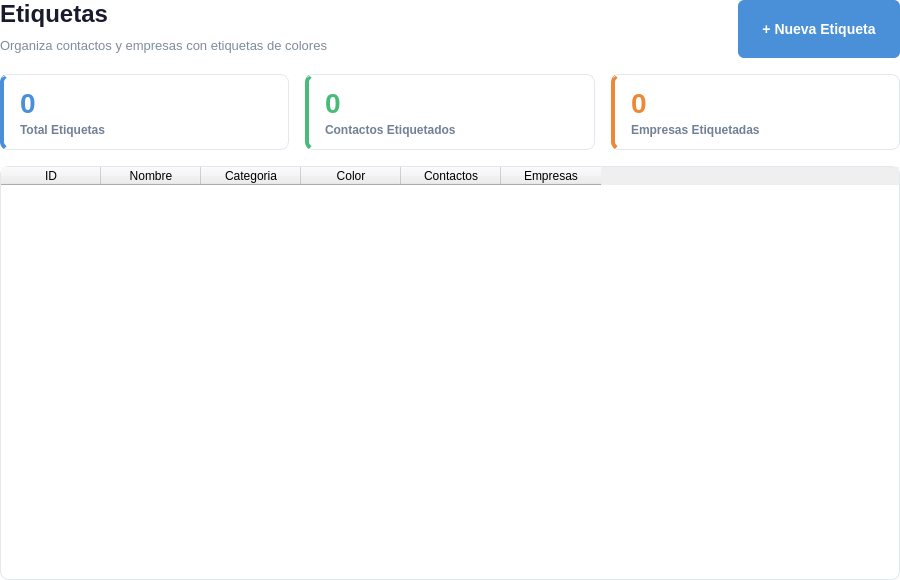
<?xml version="1.0" encoding="UTF-8"?>
<ui version="4.0">
 <class>EtiquetaList</class>
 <widget class="QWidget" name="EtiquetaList">
  <property name="geometry">
   <rect>
    <x>0</x>
    <y>0</y>
    <width>900</width>
    <height>580</height>
   </rect>
  </property>
  <property name="styleSheet">
   <string notr="true">
QWidget#EtiquetaList {
    background-color: transparent;
}
QLabel#listTitle {
    font-size: 24px;
    font-weight: bold;
    color: #1a1a2e;
}
QLabel#listSubtitle {
    font-size: 13px;
    color: #7f8c9b;
}
QPushButton#btn_nueva_etiqueta {
    background-color: #4a90d9;
    color: white;
    border: none;
    border-radius: 6px;
    font-size: 14px;
    font-weight: 600;
    padding: 10px 24px;
    min-height: 38px;
}
QPushButton#btn_nueva_etiqueta:hover { background-color: #3a7bc8; }
QPushButton#btn_nueva_etiqueta:pressed { background-color: #2a6bb8; }
QFrame#cardTotal {
    background-color: white;
    border: 1px solid #e2e8f0;
    border-radius: 8px;
    border-left: 4px solid #4a90d9;
}
QFrame#cardContactos {
    background-color: white;
    border: 1px solid #e2e8f0;
    border-radius: 8px;
    border-left: 4px solid #48bb78;
}
QFrame#cardEmpresas {
    background-color: white;
    border: 1px solid #e2e8f0;
    border-radius: 8px;
    border-left: 4px solid #ed8936;
}
QLabel#statValueTotal {
    font-size: 28px;
    font-weight: bold;
    color: #4a90d9;
}
QLabel#statValueContactos {
    font-size: 28px;
    font-weight: bold;
    color: #48bb78;
}
QLabel#statValueEmpresas {
    font-size: 28px;
    font-weight: bold;
    color: #ed8936;
}
QLabel#statLabelTotal, QLabel#statLabelContactos, QLabel#statLabelEmpresas {
    font-size: 12px;
    color: #718096;
    font-weight: 500;
}
QTableWidget#tabla_etiquetas {
    background-color: white;
    border: 1px solid #e2e8f0;
    border-radius: 8px;
    gridline-color: #f0f2f5;
    font-size: 13px;
}
QTableWidget#tabla_etiquetas QHeaderView::section {
    background-color: #f7fafc;
    color: #2d3748;
    font-weight: bold;
    font-size: 13px;
    padding: 10px 8px;
    border: none;
    border-bottom: 2px solid #e2e8f0;
    border-right: 1px solid #f0f2f5;
}
QTableWidget#tabla_etiquetas QHeaderView::section:last {
    border-right: none;
}
QTableWidget#tabla_etiquetas::item {
    padding: 10px 8px;
    color: #2d3748;
    border-bottom: 1px solid #f0f2f5;
}
QTableWidget#tabla_etiquetas::item:selected {
    background-color: #ebf8ff;
    color: #2c5282;
}
QTableWidget#tabla_etiquetas::item:hover {
    background-color: #f7fafc;
}
   </string>
  </property>
  <layout class="QVBoxLayout" name="mainLayout">
   <property name="leftMargin"><number>0</number></property>
   <property name="topMargin"><number>0</number></property>
   <property name="rightMargin"><number>0</number></property>
   <property name="bottomMargin"><number>0</number></property>
   <property name="spacing"><number>16</number></property>

   <item>
    <layout class="QHBoxLayout" name="headerLayout">
     <item>
      <layout class="QVBoxLayout" name="titleLayout">
       <property name="spacing"><number>4</number></property>
       <item>
        <widget class="QLabel" name="listTitle">
         <property name="text"><string>Etiquetas</string></property>
        </widget>
       </item>
       <item>
        <widget class="QLabel" name="listSubtitle">
         <property name="text"><string>Organiza contactos y empresas con etiquetas de colores</string></property>
        </widget>
       </item>
      </layout>
     </item>
     <item>
      <spacer name="headerSpacer">
       <property name="orientation"><enum>Qt::Horizontal</enum></property>
       <property name="sizeHint" stdset="0">
        <size><width>40</width><height>20</height></size>
       </property>
      </spacer>
     </item>
     <item>
      <widget class="QPushButton" name="btn_nueva_etiqueta">
       <property name="text"><string>+ Nueva Etiqueta</string></property>
       <property name="cursor"><cursorShape>PointingHandCursor</cursorShape></property>
      </widget>
     </item>
    </layout>
   </item>

   <item>
    <layout class="QHBoxLayout" name="statsLayout">
     <property name="spacing"><number>16</number></property>
     <item>
      <widget class="QFrame" name="cardTotal">
       <property name="maximumSize"><size><width>16777215</width><height>80</height></size></property>
       <layout class="QVBoxLayout" name="cardTotalLayout">
        <property name="leftMargin"><number>16</number></property>
        <property name="topMargin"><number>12</number></property>
        <property name="rightMargin"><number>16</number></property>
        <property name="bottomMargin"><number>12</number></property>
        <property name="spacing"><number>4</number></property>
        <item><widget class="QLabel" name="statValueTotal"><property name="text"><string>0</string></property></widget></item>
        <item><widget class="QLabel" name="statLabelTotal"><property name="text"><string>Total Etiquetas</string></property></widget></item>
       </layout>
      </widget>
     </item>
     <item>
      <widget class="QFrame" name="cardContactos">
       <property name="maximumSize"><size><width>16777215</width><height>80</height></size></property>
       <layout class="QVBoxLayout" name="cardContactosLayout">
        <property name="leftMargin"><number>16</number></property>
        <property name="topMargin"><number>12</number></property>
        <property name="rightMargin"><number>16</number></property>
        <property name="bottomMargin"><number>12</number></property>
        <property name="spacing"><number>4</number></property>
        <item><widget class="QLabel" name="statValueContactos"><property name="text"><string>0</string></property></widget></item>
        <item><widget class="QLabel" name="statLabelContactos"><property name="text"><string>Contactos Etiquetados</string></property></widget></item>
       </layout>
      </widget>
     </item>
     <item>
      <widget class="QFrame" name="cardEmpresas">
       <property name="maximumSize"><size><width>16777215</width><height>80</height></size></property>
       <layout class="QVBoxLayout" name="cardEmpresasLayout">
        <property name="leftMargin"><number>16</number></property>
        <property name="topMargin"><number>12</number></property>
        <property name="rightMargin"><number>16</number></property>
        <property name="bottomMargin"><number>12</number></property>
        <property name="spacing"><number>4</number></property>
        <item><widget class="QLabel" name="statValueEmpresas"><property name="text"><string>0</string></property></widget></item>
        <item><widget class="QLabel" name="statLabelEmpresas"><property name="text"><string>Empresas Etiquetadas</string></property></widget></item>
       </layout>
      </widget>
     </item>
    </layout>
   </item>

   <item>
    <widget class="QTableWidget" name="tabla_etiquetas">
     <property name="editTriggers"><set>QAbstractItemView::NoEditTriggers</set></property>
     <property name="selectionMode"><enum>QAbstractItemView::SingleSelection</enum></property>
     <property name="selectionBehavior"><enum>QAbstractItemView::SelectRows</enum></property>
     <property name="showGrid"><bool>true</bool></property>
     <property name="columnCount"><number>6</number></property>
     <column><property name="text"><string>ID</string></property></column>
     <column><property name="text"><string>Nombre</string></property></column>
     <column><property name="text"><string>Categoria</string></property></column>
     <column><property name="text"><string>Color</string></property></column>
     <column><property name="text"><string>Contactos</string></property></column>
     <column><property name="text"><string>Empresas</string></property></column>
    </widget>
   </item>

  </layout>
 </widget>
 <resources/>
 <connections/>
</ui>
